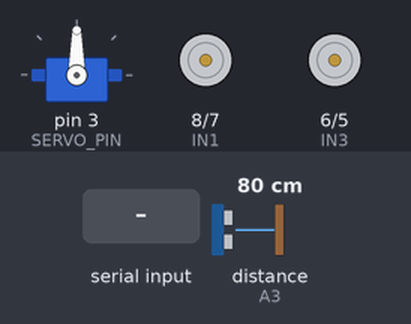
This sketch was run on a simulated Arduino Uno, built with avr-gcc and run on an emulated ATmega328P. On the bench: servo, motor-driver pin pairs drawn as motors (green arrow = first pin HIGH = forward, orange = second pin HIGH = backward, longer = more drive, scaled by the enable pin). Wiring (inferred from the names in the program): ultrasonic range finder: trigger A2; echo A3. The test bench sets the inputs (shaded band); at power-on: distance to the obstacle (sensor on A3) 80 cm. The echo pulse lasts 58.3 µs per cm; what the sketch prints to the serial monitor is not drawn.

Above: at 1.8 s.
1.9 s: "forward" received over Serial
At 4.4 s:
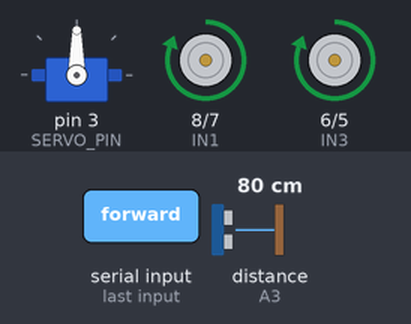
5.0 s: "backward" received over Serial
At 6.9 s:
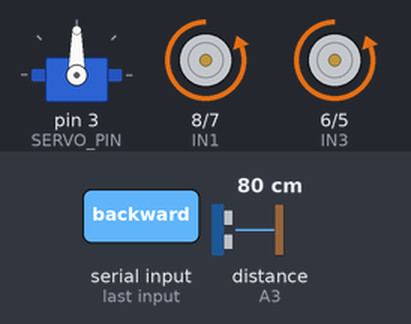
8.1 s: "left" received over Serial
At 10.9 s:
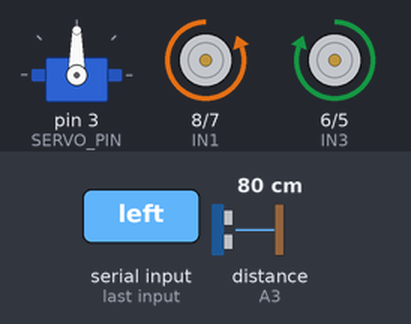
11.2 s: "right" received over Serial
At 13.5 s:
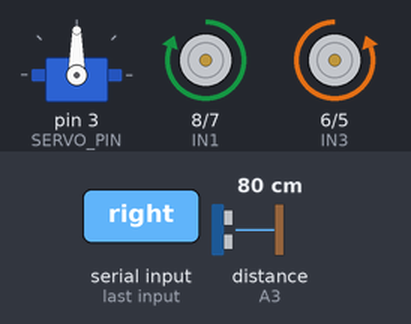
14.3 s: distance to the obstacle (sensor on A3) set to 17 cm
17.4 s: distance to the obstacle (sensor on A3) set to 13 cm
At 19.0 s:
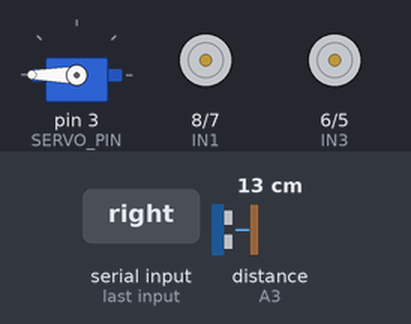
Timing chart, 0 to 21.5 s (numbered marks = the images above; inputs shaded):
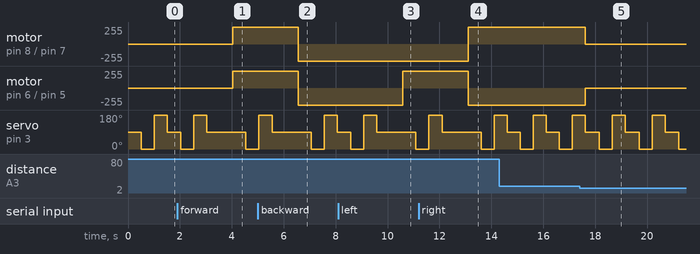

The sketch:

vobot_code.ino
```cpp
#include <Servo.h>

// *Motor Driver Pins*
#define ENA 9    // Speed control for Motor 1 & 2
#define IN1 8    // Motor 1 Direction
#define IN2 7    // Motor 1 Direction
#define IN3 6    // Motor 3 Direction
#define IN4 5    // Motor 3 Direction
#define ENB 10   // Speed control for Motor 3 & 4

// *Ultrasonic Sensor Pins*
#define TRIG_PIN A2  // Trigger Pin
#define ECHO_PIN A3  // Echo Pin

// *Servo Motor Pin*
#define SERVO_PIN 3

int Speeed = 255;  // Motor Speed (0-255)
String command = "";
String lastCommand = "stop";  // Initialize with "stop" to keep motors off
Servo servoMotor;  // Servo object
bool obstacleDetected = false;

void setup() {
  Serial.begin(9600);  // Initialize Serial for Bluetooth Communication
  Serial.println("Voice Controlled Robot Ready...");

  // *Set Motor Pins as Outputs*
  pinMode(ENA, OUTPUT);
  pinMode(IN1, OUTPUT);
  pinMode(IN2, OUTPUT);
  pinMode(IN3, OUTPUT);
  pinMode(IN4, OUTPUT);
  pinMode(ENB, OUTPUT);

  // *Set Ultrasonic Sensor Pins*
  pinMode(TRIG_PIN, OUTPUT);
  pinMode(ECHO_PIN, INPUT);

  // *Initialize Servo Motor*
  servoMotor.attach(SERVO_PIN);
  servoMotor.write(90);  // Keep servo in the center

  // *Ensure Motors are Stopped Initially*
  Stop();
}

void loop() {
  // *Check for obstacles using servo scanning*
  obstacleDetected = checkObstacles();

  // *Check for new Bluetooth commands*
  if (Serial.available()) {
    command = Serial.readString();
    command.trim();
    Serial.println("Received Command: " + command);

    if (!obstacleDetected) {
      lastCommand = command;
    }
  }

  // *Execute Last Command Continuously Unless an Obstacle is Found*
  if (!obstacleDetected) {
    if (lastCommand == "forward") {
      forward();
    }
    else if (lastCommand == "backward") {
      back();
    }
    else if (lastCommand == "left") {
      left();
    }
    else if (lastCommand == "right") {
      right();
    }
    else if (lastCommand == "stop") {
      Stop();
    }
  } else {
    Stop();
    Serial.println("🚨 Obstacle detected! Stopping robot.");
  }
}

// *Motor Control Functions*
void forward() {
  analogWrite(ENA, Speeed);
  analogWrite(ENB, Speeed);

  digitalWrite(IN1, HIGH);
  digitalWrite(IN2, LOW);
  digitalWrite(IN3, HIGH);
  digitalWrite(IN4, LOW);
}

void back() {
  analogWrite(ENA, Speeed);
  analogWrite(ENB, Speeed);

  digitalWrite(IN1, LOW);
  digitalWrite(IN2, HIGH);
  digitalWrite(IN3, LOW);
  digitalWrite(IN4, HIGH);
}

void left() {
  analogWrite(ENA, Speeed);
  analogWrite(ENB, Speeed);

  digitalWrite(IN1, LOW);
  digitalWrite(IN2, HIGH);
  digitalWrite(IN3, HIGH);
  digitalWrite(IN4, LOW);
}

void right() {
  analogWrite(ENA, Speeed);
  analogWrite(ENB, Speeed);

  digitalWrite(IN1, HIGH);
  digitalWrite(IN2, LOW);
  digitalWrite(IN3, LOW);
  digitalWrite(IN4, HIGH);
}

void Stop() {
  analogWrite(ENA, 0);
  analogWrite(ENB, 0);

  digitalWrite(IN1, LOW);
  digitalWrite(IN2, LOW);
  digitalWrite(IN3, LOW);
  digitalWrite(IN4, LOW);
}

// *Function to Scan for Obstacles Using Servo*
bool checkObstacles() {
  int leftDistance, centerDistance, rightDistance;

  // *Check Center*
  servoMotor.write(90);
  delay(500);
  centerDistance = getDistance();

  // *Check Left*
  servoMotor.write(0);
  delay(500);
  leftDistance = getDistance();

  // *Check Right*
  servoMotor.write(180);
  delay(500);
  rightDistance = getDistance();

  // *Move Servo Back to Center*
  servoMotor.write(90);

  Serial.print("Left: "); Serial.print(leftDistance);
  Serial.print(" | Center: "); Serial.print(centerDistance);
  Serial.print(" | Right: "); Serial.println(rightDistance);

  // *If any direction has an obstacle closer than 15 cm, stop*
  if (centerDistance < 15 || leftDistance < 15 || rightDistance < 15) {
    return true;
  }
  return false;
}

// *Function to Measure Distance Using Ultrasonic Sensor*
int getDistance() {
  digitalWrite(TRIG_PIN, LOW);
  delayMicroseconds(2);
  digitalWrite(TRIG_PIN, HIGH);
  delayMicroseconds(10);
  digitalWrite(TRIG_PIN, LOW);

  long duration = pulseIn(ECHO_PIN, HIGH);
  int distance = duration * 0.034 / 2;  // Convert to cm

  Serial.print("Distance: ");
  Serial.print(distance);
  Serial.println(" cm");

  return distance;
}
```

Measured:
- the behaviour switches between 16 and 15 cm on distance to the obstacle (sensor on A3) (found by bisection; images 4 and 5)
- after the input at 1.9 s, motor on pin 8 (IN1) / pin 7 (IN2), motor on pin 6 (IN3) / pin 5 (IN4): stopped → forward 255/255 after 2.1 s
- after the input at 5.0 s, motor on pin 8 (IN1) / pin 7 (IN2), motor on pin 6 (IN3) / pin 5 (IN4): forward 255/255 → backward 255/255 after 1.6 s
- after the input at 8.1 s, motor on pin 6 (IN3) / pin 5 (IN4): backward 255/255 → forward 255/255 after 2.5 s
- after the input at 11.2 s, motor on pin 8 (IN1) / pin 7 (IN2): backward 255/255 → forward 255/255 after 1.9 s; motor on pin 6 (IN3) / pin 5 (IN4): forward 255/255 → backward 255/255 after 1.9 s
- after the input at 17.4 s, motor on pin 8 (IN1) / pin 7 (IN2): forward 255/255 → stopped after 0.23 s; motor on pin 6 (IN3) / pin 5 (IN4): backward 255/255 → stopped after 0.23 s
- by itself, servo on pin 3 (SERVO_PIN): repeats every 1.5 s: 0° 0.50 s, 180° 0.50 s, 90° 0.53 s
